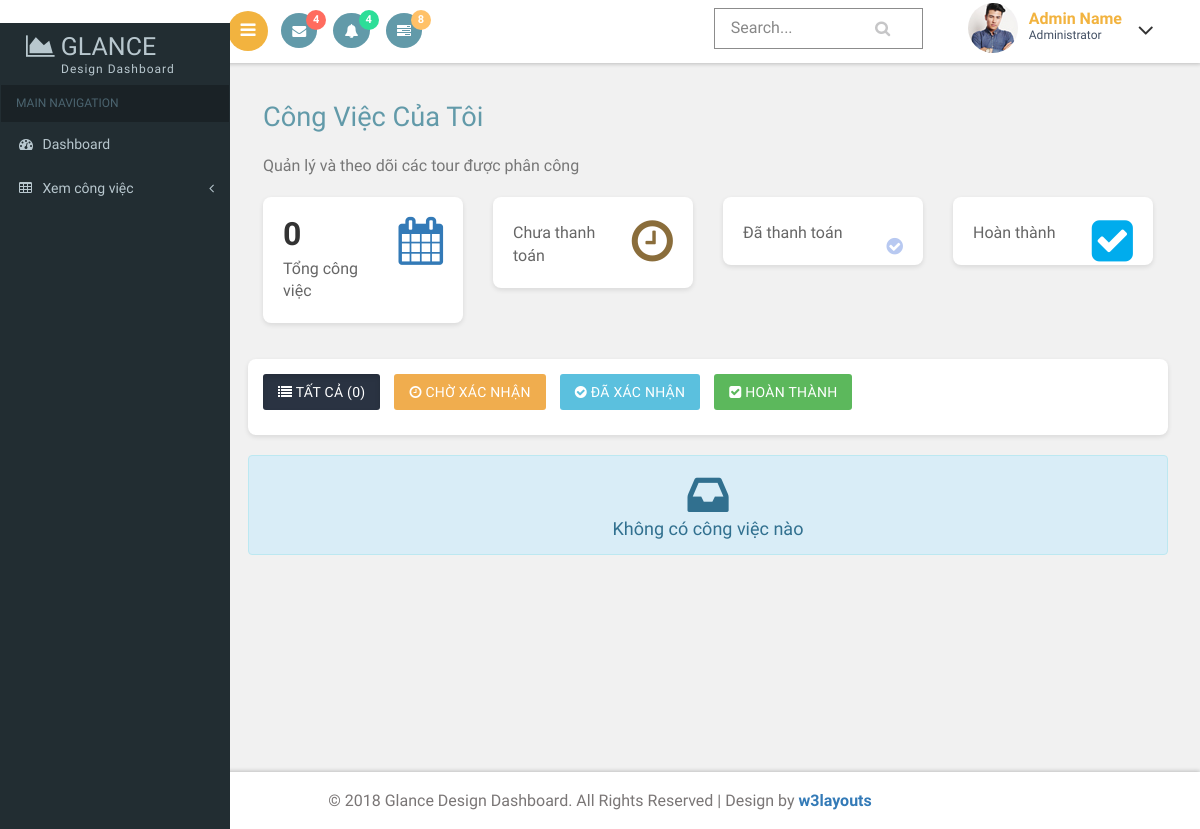
/index.php?act=job-guide (signed in), run on an earlier commit of the app's database.
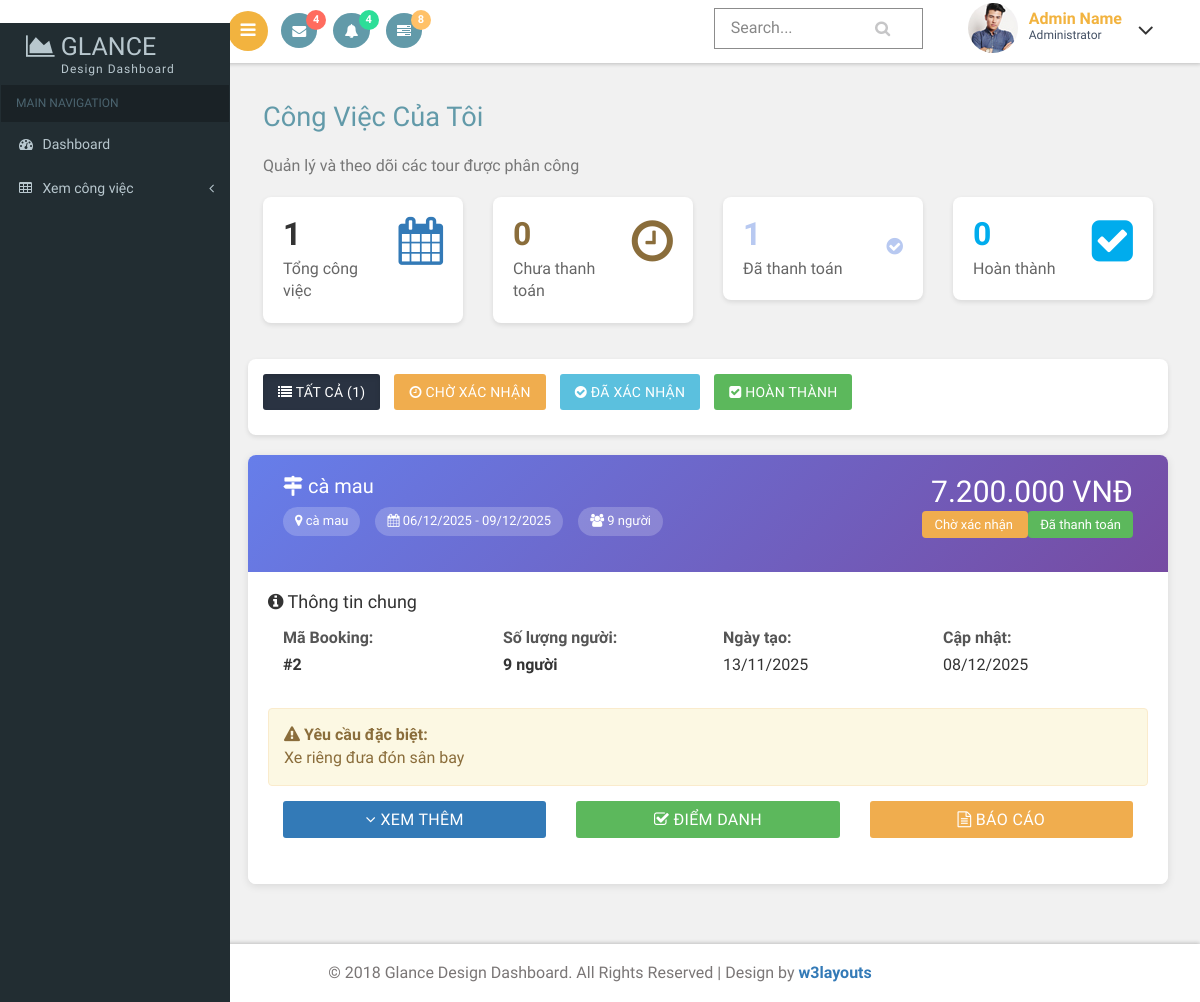
And on a later commit of the database.
### tables this page shows
CREATE TABLE `bookings` (
  `id` int NOT NULL,
  `tour_id` int DEFAULT NULL,
  `guide_id` int DEFAULT NULL,
  `payment_status` enum('unpaid','paid') DEFAULT 'unpaid',
  `status` enum('pending','confirmed','cancelled','completed') DEFAULT 'pending',
  `special_request` text,
  `start_date` date DEFAULT NULL,
  `end_date` date DEFAULT NULL,
  `max_people` int DEFAULT '30',
  `created_at` datetime DEFAULT CURRENT_TIMESTAMP,
  `updated_at` datetime DEFAULT CURRENT_TIMESTAMP ON UPDATE CURRENT_TIMESTAMP
);

### controllers/guides/GuidesController.php (called while the page is built, shortened)
<?php
require_once './models/guides/IndexGuideModel.php';
class GuidesController
{
    public $GuidesModel;
    public function __construct()
    {
        $this->GuidesModel = new GuidesModel();
    }
    public function detail()
    {
        $user_id = $_SESSION['user']['id'] ?? null;
        $data = $this->GuidesModel->jobinformation($user_id);
        $job_status = $this->GuidesModel->jobStatus($user_id);
        require_once './views/guides/jobGuide.php';
    }
}

### commons/function.php (called while the page is built, shortened)
<?php
function connectDB() {
    $host = DB_HOST;
    $port = DB_PORT;
    $dbname = DB_NAME;
    try {
        $conn = new PDO("mysql:host=$host;port=$port;dbname=$dbname", DB_USERNAME, DB_PASSWORD);
        $conn->setAttribute(PDO::ATTR_ERRMODE, PDO::ERRMODE_EXCEPTION);
        $conn->setAttribute(PDO::ATTR_DEFAULT_FETCH_MODE, PDO::FETCH_ASSOC);
        return $conn;
    } catch (PDOException $e) {
        echo ("Connection failed: " . $e->getMessage());
    }
}

### models/guides/IndexGuideModel.php (called while the page is built, shortened)
<?php
require_once './commons/function.php';
class GuidesModel
{
    public $conn;
    public function __construct()
    {
        $this->conn = connectDB();
    }
    public function jobinformation($user_id)
    {
        $stmt = $this->conn->prepare($sql);
        $stmt->execute(['user_id' => $user_id]);
        return $stmt->fetchAll(PDO::FETCH_ASSOC);
    }
    public function jobStatus($user_id)
    {
        $sql = "
        SELECT
            COUNT(*) as total_records,
            SUM(CASE WHEN b.payment_status = 'unpaid' THEN 1 ELSE 0 END) as total_unpaid,
            SUM(CASE WHEN b.payment_status = 'paid' THEN 1 ELSE 0 END) as total_paid,
            SUM(CASE WHEN b.status = 'pending' THEN 1 ELSE 0 END) as total_pending,
            SUM(CASE WHEN b.status = 'confirmed' THEN 1 ELSE 0 END) as total_confirmed,
            SUM(CASE WHEN b.status = 'cancelled' THEN 1 ELSE 0 END) as total_cancelled,
            SUM(CASE WHEN b.status = 'completed' THEN 1 ELSE 0 END) as total_completed
        FROM bookings b
        INNER JOIN guides g ON g.id = b.guide_id
        WHERE g.user_id = :user_id";
        $stmt = $this->conn->prepare($sql);
        $stmt->execute(['user_id' => $user_id]);
        return $stmt->fetch(PDO::FETCH_ASSOC);
    }
}

### views/guides/jobGuide.php (the view, shortened to what the changed rows need)
<?php
require_once 'views/layout/guides/header.php';
?>
<div id="page-wrapper">
    <div class="main-page">
        <div class="row">
            <div class="col-md-12">
                <h2 class="title1">Công Việc Của Tôi</h2>
            </div>
        </div>
        <div class="row" style="margin-top: 20px;">
            <div class="col-md-3">
                <div class="stats-box">
                    <i class="fa fa-calendar fa-3x text-primary pull-right"></i>
                    <h3><?php echo $job_status['total_records']; ?></h3>
                    <p>Tổng công việc</p>
                </div>
            </div>
            <div class="col-md-3">
                <div class="stats-box">
                    <i class="fa fa-clock-o fa-3x text-warning pull-right"></i>
                    <h3 class="text-warning"><?php echo $job_status['total_unpaid']; ?></h3>
                    <p>Chưa thanh toán</p>
                </div>
            </div>
            <div class="col-md-3">
                <div class="stats-box">
                    <i class="fa fa-check-circle fa-3x text-info pull-right"></i>
                    <h3 class="text-info"><?php echo $job_status['total_paid']; ?></h3>
                    <p>Đã thanh toán</p>
                </div>
            </div>
            <div class="col-md-3">
                <div class="stats-box">
                    <i class="fa fa-check-square fa-3x text-success pull-right"></i>
                    <h3 class="text-success"><?php echo $job_status['total_completed']; ?></h3>
                    <p>Hoàn thành</p>
                </div>
            </div>
        </div>
        <div class="filter-buttons">
            <button class="btn btn-primary filter-btn active" data-filter="all">
                <i class="fa fa-list"></i> Tất cả (<?php echo $job_status['total_records']; ?>)
            </button>
            <button class="btn btn-warning filter-btn" data-filter="pending">
                <i class="fa fa-clock-o"></i> Chờ xác nhận
            </button>
            <button class="btn btn-info filter-btn" data-filter="confirmed">
                <i class="fa fa-check-circle"></i> Đã xác nhận
            </button>
            <button class="btn btn-success filter-btn" data-filter="completed">
                <i class="fa fa-check-square"></i> Hoàn thành
            </button>
        </div>
        <?php if (empty($data)): ?>
            <div class="alert alert-info text-center">
                <i class="fa fa-inbox fa-3x"></i>
                <h4>Không có công việc nào</h4>
            </div>
        <?php else: ?>
            <?php foreach ($data as $booking): ?>
                <div class="booking-item" data-status="<?= $booking['status'] ?>">
                    <div class="booking-summary">
                        <div class="row">
                            <div class="col-md-8">
                                <h3>
                                    <i class="fa fa-map-signs"></i>
                                    <?= htmlspecialchars($booking['tour']['name'] ?? 'Tour chưa có tên') ?>
                                </h3>
                                <div class="quick-info">
                                    <span><i class="fa fa-map-marker"></i> <?= htmlspecialchars($booking['destination']['name'] ?? 'N/A') ?></span>
                                    <span><i class="fa fa-calendar"></i> <?= date('d/m/Y', strtotime($booking['start_date'])) ?> - <?= date('d/m/Y', strtotime($booking['end_date'])) ?></span>
                                    <span><i class="fa fa-users"></i> <?= $booking['number_of_people'] ?? 0 ?> người</span>
                                </div>
                            </div>
                            <div class="col-md-4 text-right">
                                <h2 style="margin: 0 0 10px 0; color: white;">
                                    <?= number_format(($booking['tour']['price'] ?? 0) * ($booking['number_of_people'] ?? 0), 0, ',', '.') ?> VNĐ
                                </h2>
                                <?php
                                $statusClass = [
                                    'pending' => 'label-warning',
                                    'confirmed' => 'label-info',
                                    'completed' => 'label-success',
                                    'cancelled' => 'label-danger'
                                ];
                                $statusText = [
                                    'pending' => 'Chờ xác nhận',
                                    'confirmed' => 'Đã xác nhận',
                                    'completed' => 'Hoàn thành',
                                    'cancelled' => 'Đã hủy'
                                ];
                                ?>
                                <span class="label <?= $statusClass[$booking['status']] ?? 'label-default' ?>" style="font-size: 13px; padding: 6px 12px;">
                                    <?= $statusText[$booking['status']] ?? $booking['status'] ?>
                                </span>
                                <span class="label <?= $booking['payment_status'] == 'paid' ? 'label-success' : 'label-danger' ?>" style="font-size: 13px; padding: 6px 12px;">
                                    <?= $booking['payment_status'] == 'paid' ? 'Đã thanh toán' : 'Chưa thanh toán' ?>
                                </span>
                            </div>
                        </div>
                    </div>
                    <div class="booking-general-info">
                        <h4 style="margin-top: 0; margin-bottom: 15px;"><i class="fa fa-info-circle"></i> Thông tin chung</h4>
                        <div class="row">
                            <div class="col-md-3 col-sm-6">
                                <div class="info-group">
                                    <label>Mã Booking:</label>
                                    <p><strong>#<?= htmlspecialchars($booking['id']) ?></strong></p>
                                </div>
                            </div>
                            <div class="col-md-3 col-sm-6">
                                <div class="info-group">
                                    <label>Số lượng người:</label>
                                    <p><strong><?= htmlspecialchars($booking['number_of_people'] ?? 0) ?> người</strong></p>
                                </div>
                            </div>
                            <div class="col-md-3 col-sm-6">
                                <div class="info-group">
                                    <label>Ngày tạo:</label>
                                    <p><?= date('d/m/Y', strtotime($booking['created_at'])) ?></p>
                                </div>
                            </div>
                            <div class="col-md-3 col-sm-6">
                                <div class="info-group">
                                    <label>Cập nhật:</label>
                                    <p><?= date('d/m/Y', strtotime($booking['updated_at'])) ?></p>
                                </div>
                            </div>
                        </div>
                        <?php if (!empty($booking['special_request'])): ?>
                            <div class="alert alert-warning" style="margin-top: 15px; margin-bottom: 0;">
                                <strong><i class="fa fa-exclamation-triangle"></i> Yêu cầu đặc biệt:</strong><br>
                                <?= htmlspecialchars($booking['special_request']) ?>
                            </div>
                        <?php endif; ?>
                        <div class="row action-buttons">
                            <div class="col-md-4 col-sm-4 col-xs-12" style="margin-bottom: 10px;">
                                <button class="btn btn-primary btn-block btn-lg" onclick="toggleDetails(<?= $booking['id'] ?>)">
                                    <i class="fa fa-angle-down"></i> Xem thêm
                                </button>
                            </div>
                            <div class="col-md-4 col-sm-4 col-xs-12" style="margin-bottom: 10px;">
                                <a href="index.php?act=rollcall_Guide&id=<?= $booking['id'] ?>" class="btn btn-success btn-block btn-lg">
                                    <i class="fa fa-check-square-o"></i> Điểm danh
                                </a>
                            </div>
                            <div class="col-md-4 col-sm-4 col-xs-12" style="margin-bottom: 10px;">
    <a href="index.php?act=bao-cao-booking&booking_id=<?= $booking['id'] ?>"
       class="btn btn-warning btn-block btn-lg">
        <i class="fa fa-file-text-o"></i> Báo cáo
    </a>
</div>
                        </div>
                    </div>
                </div>
            <?php endforeach; ?>
        <?php endif; ?>
    </div>
</div>
<?php
require_once 'views/layout/guides/footer.php';
?>

What changed in the data, as far as the page shows it:
now on this page (row edited): bookings: name "cà mau", start_date "06/12/2025", end_date "09/12/2025", number_of_people "9", number_of_people "7.200.000", status "Chờ xác nhận", payment_status "Đã thanh toán", id "2", created_at "13/11/2025", updated_at "08/12/2025", special_request "Xe riêng đưa đón sân bay"
Also different on the page:
$job_status['total_records']: "0" → "1"
$job_status['total_unpaid']: (not shown) → "0"
$job_status['total_paid']: (not shown) → "1"
$job_status['total_completed']: (not shown) → "0"
text no longer shown: "Không có công việc nào"
